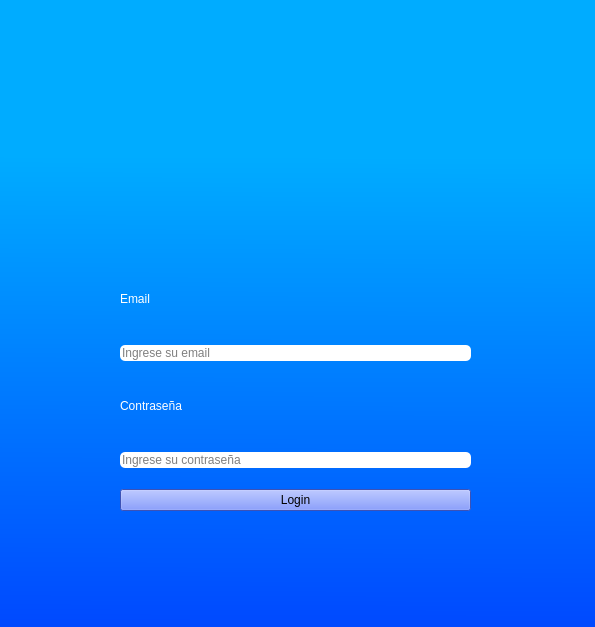
<?xml version="1.0" encoding="UTF-8"?>
<ui version="4.0">
 <class>MainWindow</class>
 <widget class="QMainWindow" name="MainWindow">
  <property name="geometry">
   <rect>
    <x>0</x>
    <y>0</y>
    <width>595</width>
    <height>627</height>
   </rect>
  </property>
  <property name="windowTitle">
   <string>LoginEmpleados</string>
  </property>
  <property name="windowIcon">
   <iconset>
    <normaloff>../logo/logoTienda.jpeg</normaloff>../logo/logoTienda.jpeg</iconset>
  </property>
  <property name="styleSheet">
   <string notr="true">background-color: qlineargradient(spread:pad, x1:0.493, y1:0, x2:0.488, y2:1, stop:0.273632 rgba(0, 172, 255, 255), stop:1 rgba(0, 45, 255, 255));
</string>
  </property>
  <widget class="QWidget" name="centralwidget">
   <widget class="QFrame" name="Fondo">
    <property name="geometry">
     <rect>
      <x>-10</x>
      <y>-70</y>
      <width>1071</width>
      <height>831</height>
     </rect>
    </property>
    <property name="styleSheet">
     <string notr="true">background-color: qlineargradient(spread:pad, x1:0.493, y1:0, x2:0.488, y2:1, stop:0.273632 rgba(0, 172, 255, 255), stop:1 rgba(0, 45, 255, 255));</string>
    </property>
    <property name="frameShape">
     <enum>QFrame::StyledPanel</enum>
    </property>
    <property name="frameShadow">
     <enum>QFrame::Raised</enum>
    </property>
    <widget class="QFrame" name="frame">
     <property name="geometry">
      <rect>
       <x>120</x>
       <y>120</y>
       <width>381</width>
       <height>491</height>
      </rect>
     </property>
     <property name="styleSheet">
      <string notr="true">background-color: rgb(0, 0, 0,0%);</string>
     </property>
     <property name="frameShape">
      <enum>QFrame::StyledPanel</enum>
     </property>
     <property name="frameShadow">
      <enum>QFrame::Raised</enum>
     </property>
     <widget class="QLabel" name="label">
      <property name="geometry">
       <rect>
        <x>80</x>
        <y>0</y>
        <width>191</width>
        <height>221</height>
       </rect>
      </property>
      <property name="styleSheet">
       <string notr="true">background-color: rgb(0, 0, 0,0%);</string>
      </property>
      <property name="text">
       <string/>
      </property>
      <property name="pixmap">
       <pixmap>../imagenes/loginImagen.png</pixmap>
      </property>
      <property name="scaledContents">
       <bool>true</bool>
      </property>
     </widget>
     <widget class="QFrame" name="frame_2">
      <property name="geometry">
       <rect>
        <x>0</x>
        <y>200</y>
        <width>371</width>
        <height>271</height>
       </rect>
      </property>
      <property name="frameShape">
       <enum>QFrame::StyledPanel</enum>
      </property>
      <property name="frameShadow">
       <enum>QFrame::Raised</enum>
      </property>
      <layout class="QVBoxLayout" name="verticalLayout_2">
       <item>
        <widget class="QLabel" name="EmailEdit">
         <property name="styleSheet">
          <string notr="true">font: 11pt &quot;MS Shell Dlg 2&quot;;</string>
         </property>
         <property name="text">
          <string>&lt;html&gt;&lt;head/&gt;&lt;body&gt;&lt;p&gt;&lt;span style=&quot; color:#ffffff;&quot;&gt;Email&lt;/span&gt;&lt;/p&gt;&lt;/body&gt;&lt;/html&gt;</string>
         </property>
        </widget>
       </item>
       <item>
        <widget class="QLineEdit" name="emailEdit">
         <property name="styleSheet">
          <string notr="true">background-color: rgb(255, 255, 255);
border-radius:5px;</string>
         </property>
         <property name="placeholderText">
          <string>Ingrese su email</string>
         </property>
        </widget>
       </item>
       <item>
        <widget class="QLabel" name="label_4">
         <property name="styleSheet">
          <string notr="true">font: 11pt &quot;MS Shell Dlg 2&quot;;</string>
         </property>
         <property name="text">
          <string>&lt;html&gt;&lt;head/&gt;&lt;body&gt;&lt;p&gt;&lt;span style=&quot; color:#ffffff;&quot;&gt;Contraseña&lt;/span&gt;&lt;/p&gt;&lt;/body&gt;&lt;/html&gt;</string>
         </property>
        </widget>
       </item>
       <item>
        <widget class="QLineEdit" name="contrasenaEdit">
         <property name="styleSheet">
          <string notr="true">background-color: rgb(255, 255, 255);
border-radius:5px;</string>
         </property>
         <property name="echoMode">
          <enum>QLineEdit::Password</enum>
         </property>
         <property name="placeholderText">
          <string>Ingrese su contraseña</string>
         </property>
        </widget>
       </item>
       <item>
        <spacer name="horizontalSpacer_3">
         <property name="orientation">
          <enum>Qt::Horizontal</enum>
         </property>
         <property name="sizeType">
          <enum>QSizePolicy::Expanding</enum>
         </property>
         <property name="sizeHint" stdset="0">
          <size>
           <width>40</width>
           <height>15</height>
          </size>
         </property>
        </spacer>
       </item>
       <item>
        <widget class="QPushButton" name="botonLogin">
         <property name="toolTip">
          <string>&lt;html&gt;&lt;head/&gt;&lt;body&gt;&lt;p&gt;&lt;span style=&quot; color:#ffffff;&quot;&gt;Login&lt;/span&gt;&lt;/p&gt;&lt;/body&gt;&lt;/html&gt;</string>
         </property>
         <property name="styleSheet">
          <string notr="true">background-color: rgb(84, 115, 255);
font: 11pt &quot;MS Shell Dlg 2&quot;;</string>
         </property>
         <property name="text">
          <string>Login</string>
         </property>
        </widget>
       </item>
      </layout>
     </widget>
    </widget>
   </widget>
  </widget>
 </widget>
 <resources>
  <include location="../vista/recursos.qrc"/>
 </resources>
 <connections/>
</ui>
